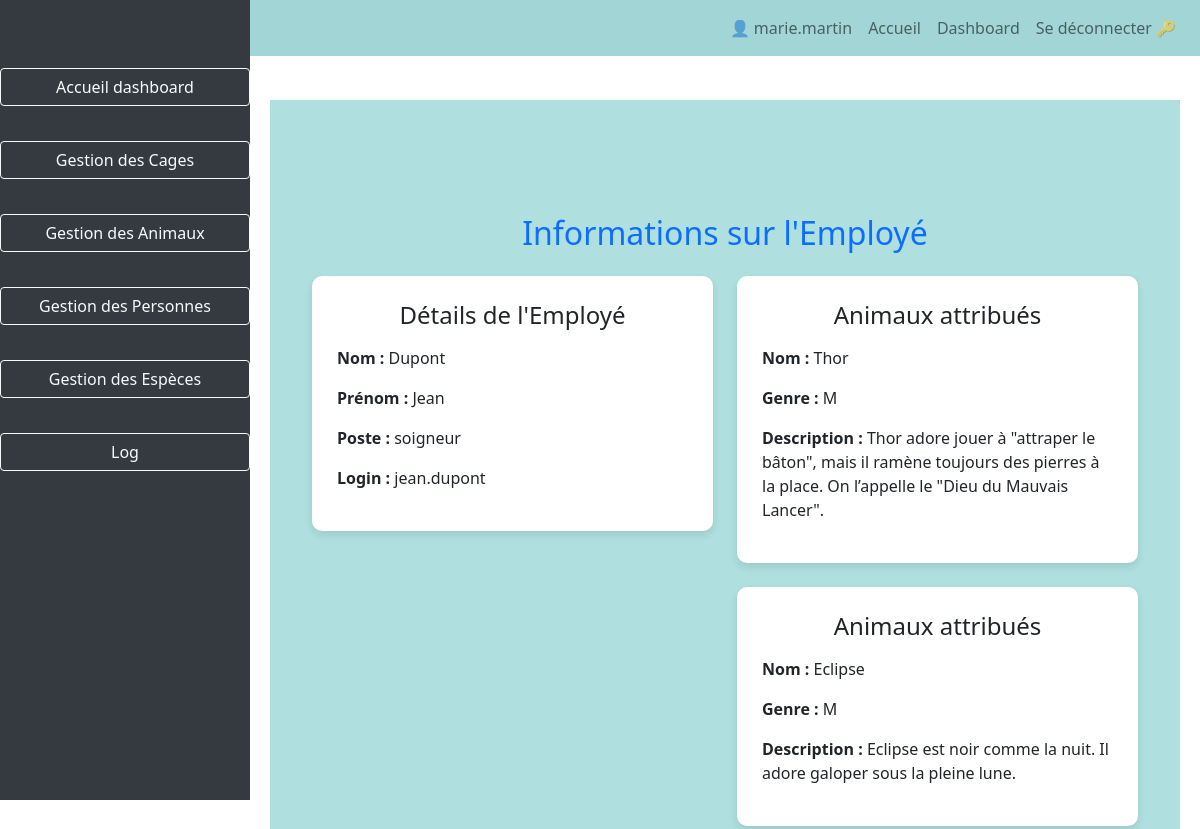
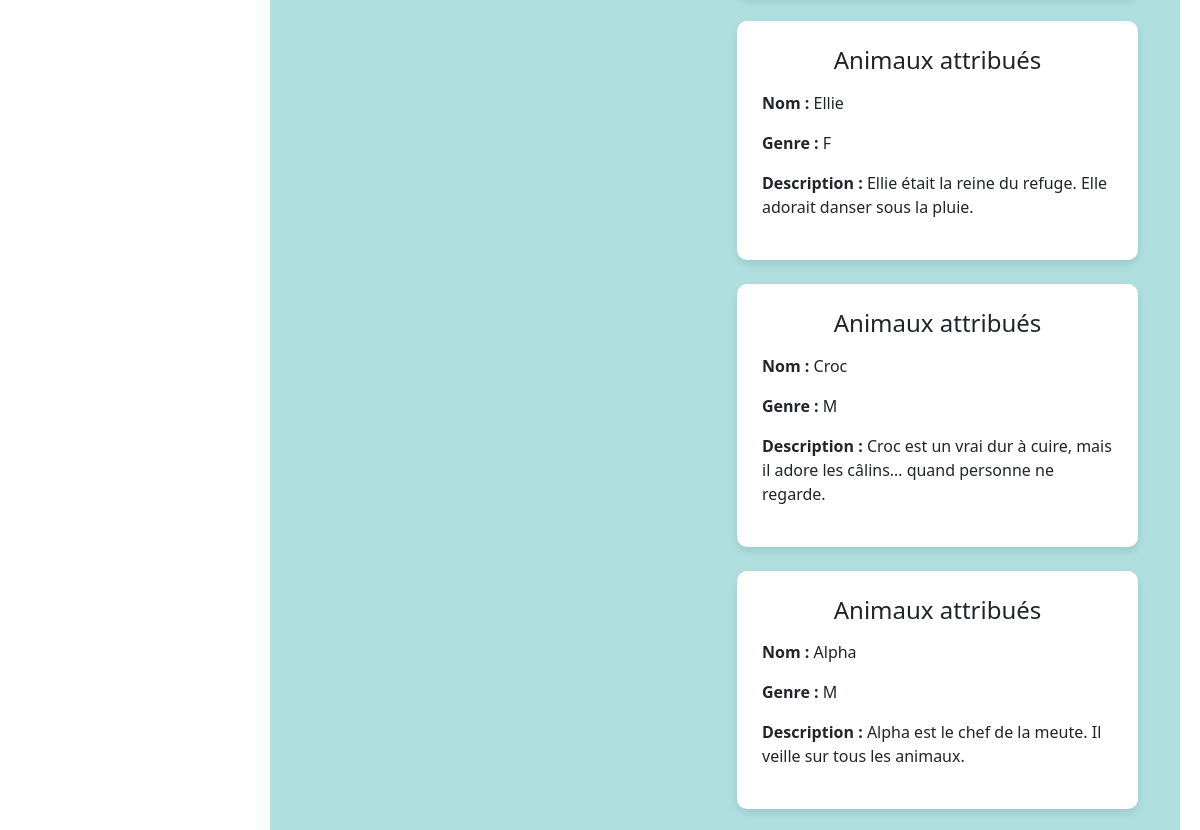
The page /?page=dashboard&table=employe&id=1 (signed in, upper part) on the database as committed earlier (2 pictures, top to bottom).
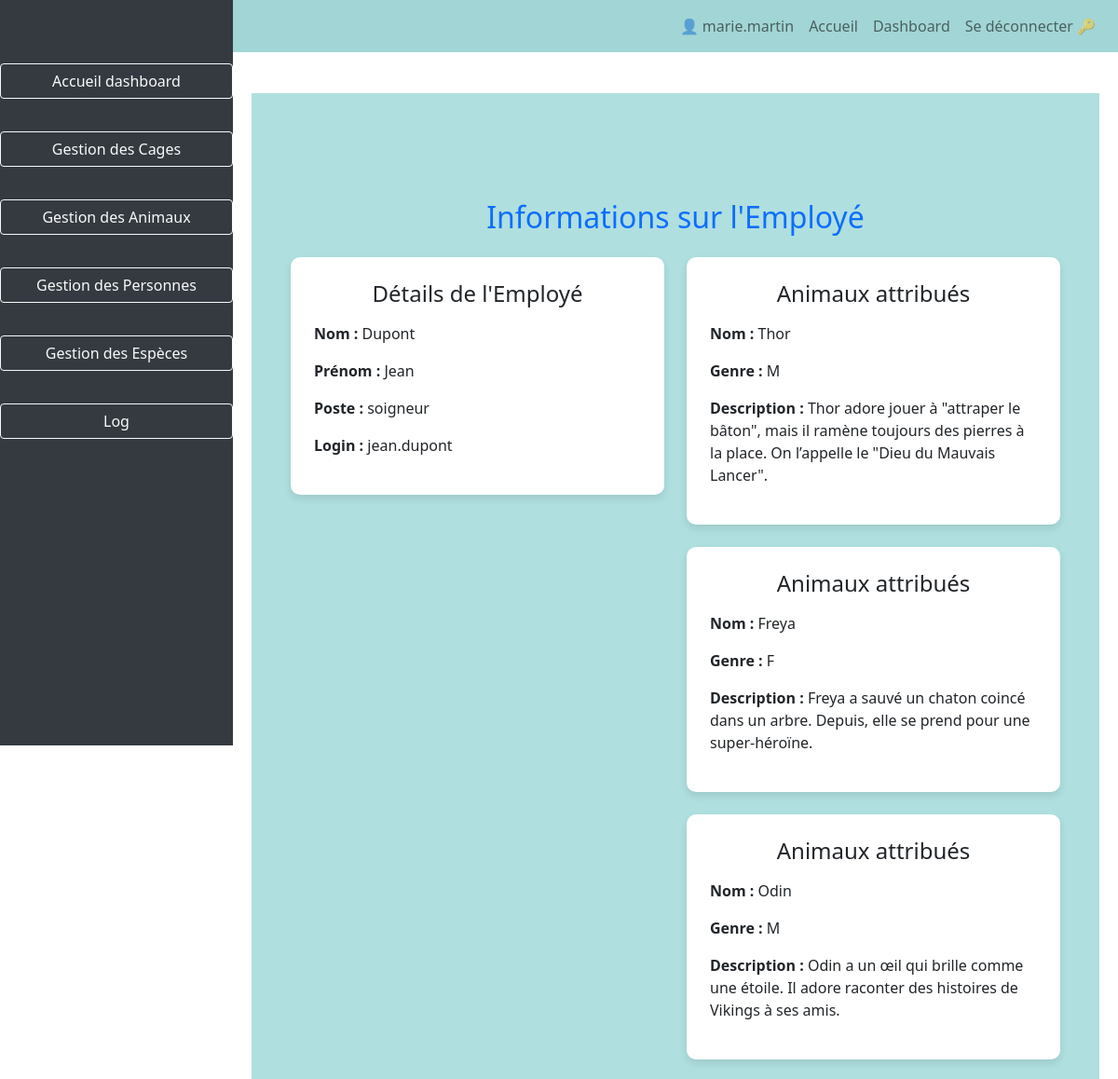
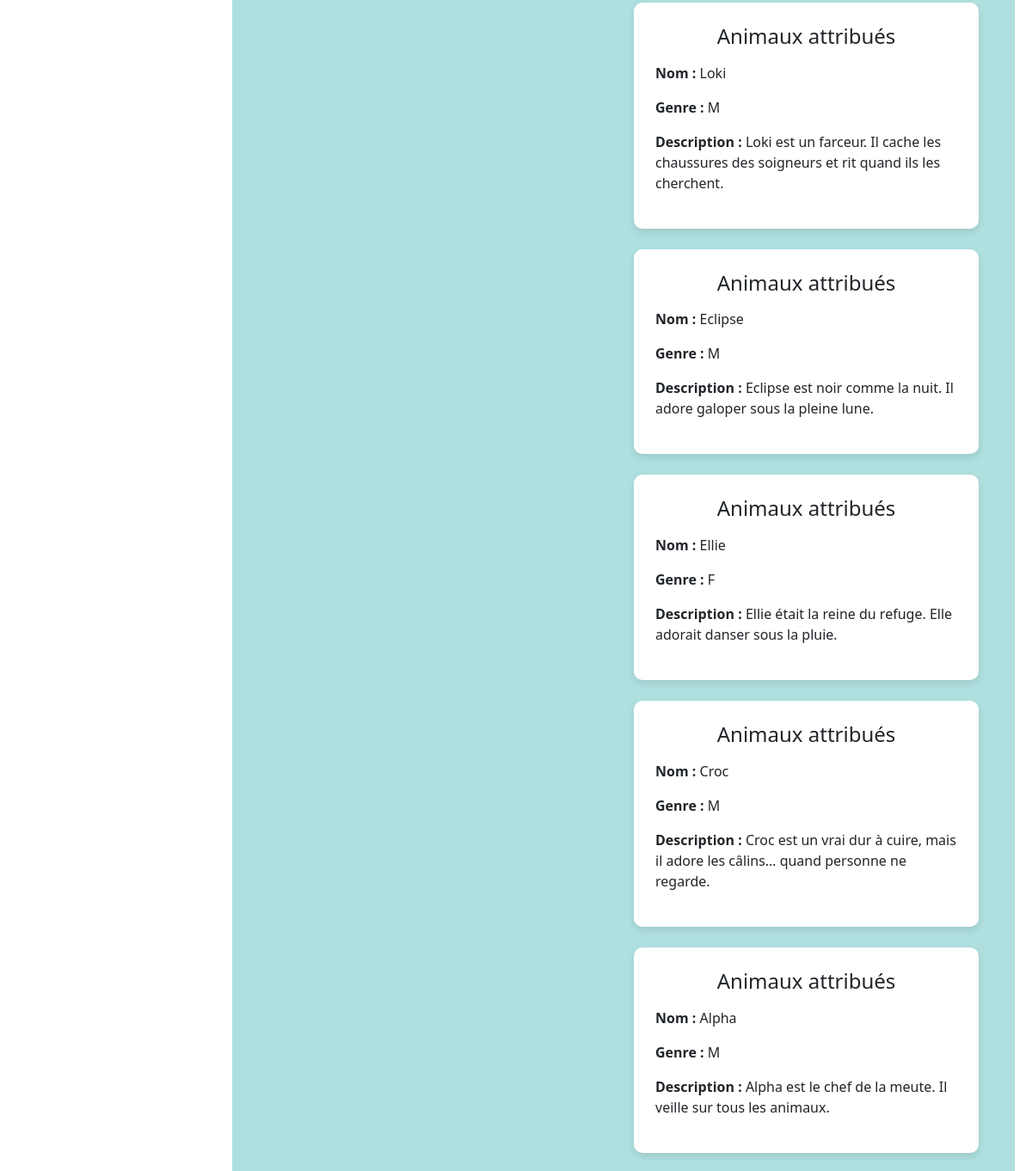
The same page on the database as committed later (2 pictures, top to bottom).
### tables this page shows
CREATE TABLE `s_occuper` (
  `id_animal` int NOT NULL,
  `id_personnel` int NOT NULL,
  PRIMARY KEY (`id_animal`,`id_personnel`),
  KEY `id_personnel` (`id_personnel`),
  CONSTRAINT `s_occuper_ibfk_1` FOREIGN KEY (`id_animal`) REFERENCES `animal` (`id_animal`),
  CONSTRAINT `s_occuper_ibfk_2` FOREIGN KEY (`id_personnel`) REFERENCES `personnel` (`id_personnel`)
);

CREATE TABLE `animal` (
  `id_animal` int NOT NULL AUTO_INCREMENT,
  `nom` varchar(100) DEFAULT NULL,
  `genre` enum('M','F') DEFAULT NULL,
  `numero` varchar(50) DEFAULT NULL,
  `pays` varchar(100) DEFAULT NULL,
  `date_naissance` date DEFAULT NULL,
  `date_arrivee` date DEFAULT NULL,
  `date_deces` date DEFAULT NULL,
  `description` text,
  `image` varchar(250) DEFAULT NULL,
  `id_cage` int DEFAULT NULL,
  `id_responsable` int DEFAULT NULL,
  `isArchived` tinyint(1) DEFAULT '0',
  PRIMARY KEY (`id_animal`),
  KEY `id_cage` (`id_cage`),
  KEY `fk_animal_personnel` (`id_responsable`),
  CONSTRAINT `animal_ibfk_1` FOREIGN KEY (`id_cage`) REFERENCES `cage` (`id_cage`),
  CONSTRAINT `fk_animal_personnel` FOREIGN KEY (`id_responsable`) REFERENCES `personnel` (`id_personnel`)
);

### www/src/model/Personnel.php (called while the page is built, shortened)
<?php
class Personnel
{
    public function getPersonnelById($id)
    {
        try{
        $mysqlClient=dbConnect();
        $personnelStatement = $mysqlClient->prepare('SELECT * FROM personnel WHERE id_personnel = :id');
        $personnelStatement->bindParam(':id', $id);
        $personnelStatement->execute();
        $personnel=$personnelStatement->fetch();
        return $personnel;}
        catch(Exception $exception){
            die('Erreur : '.$exception->getMessage());
        }
    }
}

### www/src/model/Animaux.php (called while the page is built, shortened)
<?php
class Animaux
{
    public function getAnimauxByPersonnel($id_personnel)
    {
        $pdo = dbConnect();
        $sql = "SELECT *
                FROM animal a
                JOIN s_occuper s ON a.id_animal = s.id_animal
                WHERE s.id_personnel = :id_personnel AND a.isArchived = 0";
        $stmt = $pdo->prepare($sql);
        $stmt->execute(['id_personnel' => $id_personnel]);
        return $stmt->fetchAll(PDO::FETCH_ASSOC);
    }
}

### www/src/template/employe.php (the view, shortened to what this page needs)
<?php
require_once(dirname(__DIR__) . '/model/Personnel.php');
require_once(dirname(__DIR__) . '/model/Animaux.php');
$id = isset($_GET['id']) ? $_GET['id'] : 1;
$modelPersonnel = new Personnel();
$employe = $modelPersonnel->getPersonnelById($id);
$animalObj = new Animaux();
$animaux = $animalObj->getAnimauxByPersonnel($id);
?>
<body>
<div class="container mt-5">
    <h2 class="text-center text-primary mb-4">Informations sur l'Employé</h2>
    <div class="row justify-content-center">
        <div class="col-md-6">
            <?php if ($employe): ?>
                <div class="employee-card">
                    <h4 class="text-center mb-3">Détails de l'Employé</h4>
                    <p><strong>Nom :</strong> <?= htmlspecialchars($employe['nom']) ?></p>
                    <p><strong>Prénom :</strong> <?= htmlspecialchars($employe['prenom']) ?></p>
                    <p><strong>Poste :</strong> <?= htmlspecialchars($employe['poste']) ?></p>
                    <p><strong>Login :</strong> <?= htmlspecialchars($employe['login']) ?></p>
                </div>
            <?php endif; ?>
        </div>
        <?php if($_SESSION['role'] == 'superadmin') :?>
            <div class="container d-flex justify-content-center gap-3">
                <button type="button" class="btn btn-secondary btn-lg" data-bs-toggle="modal" data-bs-target="#animalsTreated">gérer les animaux soigné</button>
                <button type="button" class="btn btn-secondary btn-lg" data-bs-toggle="modal" data-bs-target="#animalsResp">gérer les animaux en responsabilité</button>
            </div>
        <?php else : ?>
        <div class="col-md-6">
            <?php
            foreach($animaux as $animal){
                echo '<div class="employee-card mb-4">';
                echo '<h4 class="text-center mb-3">Animaux attribués</h4>';
                echo '<p><strong>Nom :</strong> ' . htmlspecialchars($animal['nom']) . '</p>';
                echo '<p><strong>Genre :</strong> ' . htmlspecialchars($animal['genre']) . '</p>';
                echo '<p><strong>Description :</strong> ' . htmlspecialchars($animal['description']) . '</p>';
                echo '</div>';
            }
            ?>
        </div>
        <?php endif; ?>
    </div>
</div>
</body>
</html>

Rows that differ between the two databases and show on the page:
added s_occuper: id_animal.nom "Freya", id_animal.genre "F", id_animal.description "Freya a sauvé un chaton coincé dans un arbre. Depuis, elle se prend pour une super-héroïne."
added s_occuper: id_animal.nom "Odin", id_animal.genre "M", id_animal.description "Odin a un œil qui brille comme une étoile. Il adore raconter des histoires de Vikings à ses amis."
added s_occuper: id_animal.nom "Loki", id_animal.genre "M", id_animal.description "Loki est un farceur. Il cache les chaussures des soigneurs et rit quand ils les cherchent."
